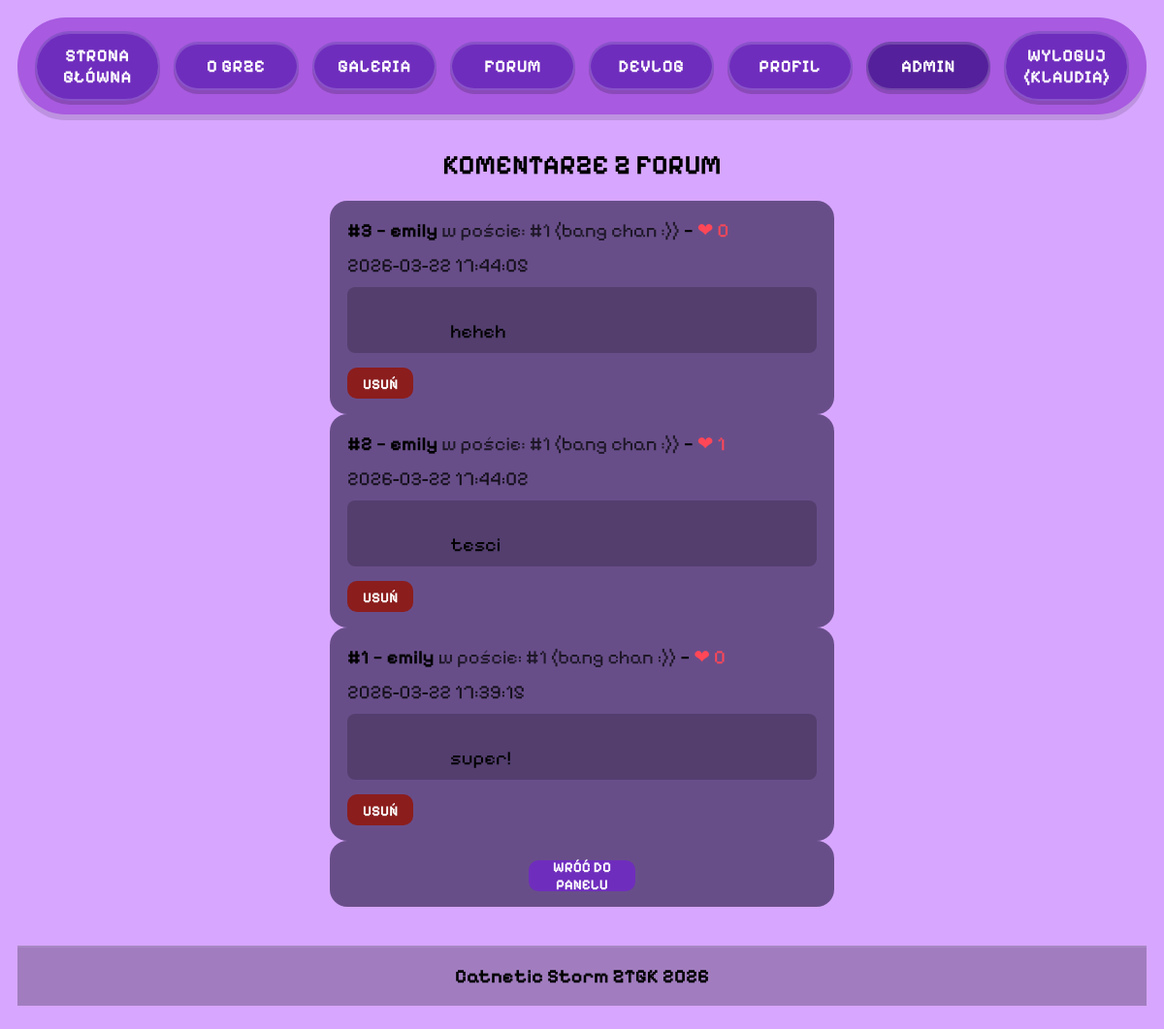
Page /admin/forum_comments.php (signed in) on the committed database.
### tables this page shows
CREATE TABLE `forum_comments` (
  `comment_id` int(11) NOT NULL,
  `post_id` int(11) NOT NULL,
  `user_id` int(11) NOT NULL,
  `content` text NOT NULL,
  `created_at` datetime DEFAULT current_timestamp(),
  `likes` int(11) NOT NULL DEFAULT 0
);

CREATE TABLE `users` (
  `user_id` int(11) NOT NULL,
  `username` varchar(50) NOT NULL,
  `password` varchar(255) NOT NULL,
  `role` enum('admin','user') NOT NULL DEFAULT 'user',
  `created_at` timestamp NOT NULL DEFAULT current_timestamp()
);

CREATE TABLE `forum_posts` (
  `post_id` int(11) NOT NULL,
  `user_id` int(11) NOT NULL,
  `title` varchar(255) NOT NULL,
  `content` text NOT NULL,
  `media_path` varchar(255) DEFAULT NULL,
  `media_type` enum('image','video','none') DEFAULT 'none',
  `created_at` datetime DEFAULT current_timestamp()
);

### admin/forum_comments.php (the view, shortened to what this page needs)
<?php
require __DIR__ . '/../includes/db.php';
$stmt = $pdo->query("
  SELECT
    c.comment_id,
    c.content,
    c.created_at,
    c.post_id,
    c.likes,
    u.username,
    f.title AS post_title
  FROM forum_comments c
  JOIN users u ON u.user_id = c.user_id
  JOIN forum_posts f ON f.post_id = c.post_id
  ORDER BY c.created_at DESC, c.comment_id DESC
");
$comments = $stmt->fetchAll();
?>
<!DOCTYPE html>
<html lang="pl">
<head>
    <?php include __DIR__ . '/../includes/head.php'; ?>
</head>
<body>
<?php include __DIR__ . '/../includes/header.php'; ?>
<main>
    <section class="admin">
        <h1>Komentarze z forum</h1>
        <?php if (!$comments): ?>
            <div class="auth-card">Brak komentarzy na forum.</div>
        <?php else: ?>
            <?php foreach ($comments as $c): ?>
                <article class="auth-card" style="display:flex; flex-direction:column; gap:10px;">
                    <div style="display:flex; justify-content:space-between; gap:12px; flex-wrap:wrap;">
                        <div>
                            <strong>#<?= (int)$c['comment_id'] ?></strong>
                            — <strong><?= htmlspecialchars($c['username']) ?></strong>
                            <span style="opacity: 0.7;">
                    w poście: #<?= (int)$c['post_id'] ?> (<?= htmlspecialchars($c['post_title']) ?>)
                </span>
                            — <span style="color: #ff4757;">❤ <?= (int)$c['likes'] ?></span>
                        </div>
                        <div style="opacity:.8;">
                            <?= htmlspecialchars((string)$c['created_at']) ?>
                        </div>
                    </div>
                    <div style="white-space:pre-wrap; background: rgba(0,0,0,0.2); padding: 10px; border-radius: 8px;">
                        <?= htmlspecialchars((string)$c['content']) ?>
                    </div>
                    <form method="post" action="forum_comments.php" onsubmit="return confirm('Na pewno usunąć ten komentarz?');" style="margin-top: 5px;">
                        <button class="auth-btn" type="submit" style="background:#8b1d1d; padding: 8px 16px; display: inline-block; width: auto;">USUŃ</button>
                    </form>
                </article>
            <?php endforeach; ?>
        <?php endif; ?>
        <div class="auth-card auth-card--small">
            <a class="auth-btn auth-btn--link" href="index.php">WRÓĆ DO PANELU</a>
        </div>
    </section>
</main>
<?php include __DIR__ . '/../includes/footer.php'; ?>
</body>
</html>

### css/style.css (style rules this page uses)
:root { --bg: #d7a6ff; --menu-bg: #a85ae0; --pill: #6f2dbd; --pill-hover: #5c22a6; --pill-active: #55209b; --frame-bg: #b47ee0; --frame-border: #5a2aa4; }
* { box-sizing: border-box; font-family: inherit; }
body { margin: 0; font-family: 'Pixelify Sans', sans-serif; font-size: 20px; background: var(--bg); padding: 18px 18px 24px; display: flex; flex-direction: column; min-height: 100vh; }
main { width: 100%; display: flex; justify-content: center; padding: 0; flex: 1; }
.auth-card { width: min(520px, 92vw); background: rgba(74, 55, 104, .78); border-radius: 18px; padding: 18px 18px 16px; }
.auth-card--small { padding: 14px 18px 16px; text-align: center; }
.auth-btn { display: inline-flex; align-items: center; justify-content: center; width: 110px; height: 32px; background: #6f2dbd; color: #fff; border: 0; border-radius: 10px; font-family: 'Pixelify Sans', sans-serif; font-weight: 900; text-transform: uppercase; font-size: 15px; cursor: pointer; text-decoration: none; }
.auth-btn--link { margin-top: 0 !important; }
.admin h1 { font-size: 28px; text-align: center; margin-bottom: 20px; text-transform: uppercase; }

### rows in the picture
forum_comments: comment_id "3", user.username "emily", post "1", post.title "bang chan :)", likes "0", created_at "2026-03-22 17:44:05", content "heheh"
forum_comments: comment_id "2", user.username "emily", post "1", post.title "bang chan :)", likes "1", created_at "2026-03-22 17:44:02", content "tesci"
forum_comments: comment_id "1", user.username "emily", post "1", post.title "bang chan :)", likes "0", created_at "2026-03-22 17:39:15", content "super!"

### other values in the picture
$_SESSION['username'] "KLAUDIA"
